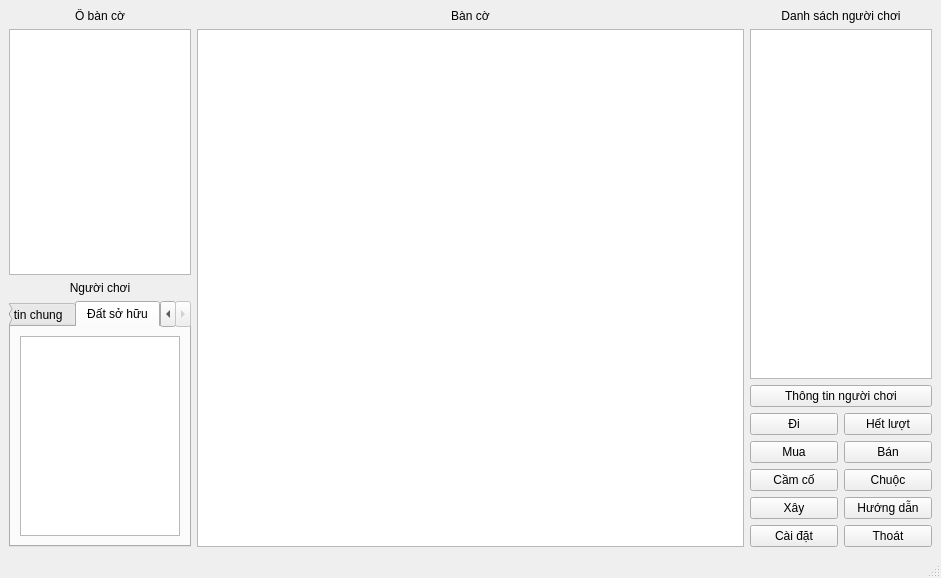
<?xml version="1.0" encoding="UTF-8"?>
<ui version="4.0">
 <class>MainWindow</class>
 <widget class="QMainWindow" name="MainWindow">
  <property name="geometry">
   <rect>
    <x>0</x>
    <y>0</y>
    <width>941</width>
    <height>578</height>
   </rect>
  </property>
  <property name="windowTitle">
   <string>MainWindow</string>
  </property>
  <widget class="QWidget" name="centralwidget">
   <layout class="QHBoxLayout" name="horizontalLayout" stretch="1,3,1">
    <item>
     <layout class="QVBoxLayout" name="verticalLayout" stretch="0,0,0,0">
      <property name="sizeConstraint">
       <enum>QLayout::SetDefaultConstraint</enum>
      </property>
      <item>
       <widget class="QLabel" name="lableCellInfo">
        <property name="text">
         <string>Ô bàn cờ</string>
        </property>
        <property name="textFormat">
         <enum>Qt::PlainText</enum>
        </property>
        <property name="alignment">
         <set>Qt::AlignCenter</set>
        </property>
       </widget>
      </item>
      <item>
       <widget class="QTableView" name="tableCellInfo"/>
      </item>
      <item>
       <widget class="QLabel" name="labelPlayerInfo">
        <property name="text">
         <string>Người chơi</string>
        </property>
        <property name="alignment">
         <set>Qt::AlignCenter</set>
        </property>
       </widget>
      </item>
      <item>
       <widget class="QTabWidget" name="tabPlayerInfo">
        <property name="currentIndex">
         <number>1</number>
        </property>
        <widget class="QWidget" name="tab">
         <attribute name="title">
          <string>Thông tin chung</string>
         </attribute>
         <layout class="QHBoxLayout" name="horizontalLayout_2">
          <item>
           <widget class="QTableView" name="tablePlayerInfo"/>
          </item>
         </layout>
        </widget>
        <widget class="QWidget" name="tab_2">
         <attribute name="title">
          <string>Đất sở hữu</string>
         </attribute>
         <layout class="QVBoxLayout" name="verticalLayout_2">
          <item>
           <widget class="QListView" name="listPlayerProperty"/>
          </item>
         </layout>
        </widget>
       </widget>
      </item>
     </layout>
    </item>
    <item>
     <layout class="QVBoxLayout" name="verticalLayout_5">
      <item>
       <widget class="QLabel" name="labelBoard">
        <property name="text">
         <string>Bàn cờ</string>
        </property>
        <property name="alignment">
         <set>Qt::AlignCenter</set>
        </property>
       </widget>
      </item>
      <item>
       <widget class="QGraphicsView" name="graphicsView">
        <property name="enabled">
         <bool>true</bool>
        </property>
        <property name="minimumSize">
         <size>
          <width>0</width>
          <height>0</height>
         </size>
        </property>
       </widget>
      </item>
      <item>
       <layout class="QGridLayout" name="gridLayout"/>
      </item>
     </layout>
    </item>
    <item>
     <layout class="QVBoxLayout" name="verticalLayout_6">
      <item>
       <widget class="QLabel" name="labelListPlayer">
        <property name="text">
         <string>Danh sách người chơi</string>
        </property>
        <property name="alignment">
         <set>Qt::AlignCenter</set>
        </property>
       </widget>
      </item>
      <item>
       <widget class="QTableView" name="tableListPlayer"/>
      </item>
      <item>
       <layout class="QGridLayout" name="gridLayout_2">
        <item row="4" column="2">
         <widget class="QPushButton" name="buttonBuild">
          <property name="text">
           <string>Xây</string>
          </property>
         </widget>
        </item>
        <item row="0" column="2" colspan="2">
         <widget class="QPushButton" name="buttonPlayerInfo">
          <property name="text">
           <string>Thông tin người chơi</string>
          </property>
         </widget>
        </item>
        <item row="3" column="3">
         <widget class="QPushButton" name="buttonRedeem">
          <property name="text">
           <string>Chuộc</string>
          </property>
         </widget>
        </item>
        <item row="1" column="2">
         <widget class="QPushButton" name="buttonGo">
          <property name="text">
           <string>Đi</string>
          </property>
         </widget>
        </item>
        <item row="4" column="3">
         <widget class="QPushButton" name="buttonTutorial">
          <property name="text">
           <string>Hướng dẫn</string>
          </property>
         </widget>
        </item>
        <item row="1" column="3">
         <widget class="QPushButton" name="buttonPass">
          <property name="text">
           <string>Hết lượt</string>
          </property>
         </widget>
        </item>
        <item row="2" column="3">
         <widget class="QPushButton" name="buttonSell">
          <property name="text">
           <string>Bán</string>
          </property>
         </widget>
        </item>
        <item row="2" column="2">
         <widget class="QPushButton" name="buttonBuy">
          <property name="text">
           <string>Mua</string>
          </property>
         </widget>
        </item>
        <item row="3" column="2">
         <widget class="QPushButton" name="buttonMortage">
          <property name="text">
           <string>Cầm cố</string>
          </property>
         </widget>
        </item>
        <item row="5" column="3">
         <widget class="QPushButton" name="buttonExit">
          <property name="text">
           <string>Thoát</string>
          </property>
         </widget>
        </item>
        <item row="5" column="2">
         <widget class="QPushButton" name="buttonSetting">
          <property name="text">
           <string>Cài đặt</string>
          </property>
         </widget>
        </item>
       </layout>
      </item>
     </layout>
    </item>
   </layout>
  </widget>
  <widget class="QMenuBar" name="menubar">
   <property name="geometry">
    <rect>
     <x>0</x>
     <y>0</y>
     <width>941</width>
     <height>25</height>
    </rect>
   </property>
  </widget>
  <widget class="QStatusBar" name="statusbar"/>
 </widget>
 <resources/>
 <connections/>
</ui>
